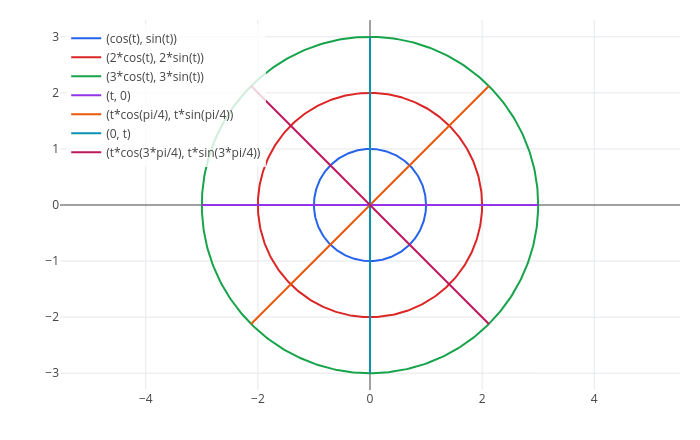

Write notebook code for a chart like this one.
### Markdown cell above
The *space* is the same flat plane, but the *metric components* are different: $g_{\phi\phi} = r^2$ is not constant.
That is the first big lesson: **metric components depend on the coordinates**, so we must be careful when we ask
whether a space is curved. (Part 4 gives the coordinate-independent answer.)

Here is what the polar coordinate grid looks like. The circles are lines of constant $r$, the rays lines of constant
$\phi$:

### Code cell
c1 = parametric(cos(t), sin(t), t, 0, 2*pi);
c2 = parametric(2*cos(t), 2*sin(t), t, 0, 2*pi);
c3 = parametric(3*cos(t), 3*sin(t), t, 0, 2*pi);
l1 = parametric(t, 0, t, -3, 3);
l2 = parametric(t*cos(pi/4), t*sin(pi/4), t, -3, 3);
l3 = parametric(0, t, t, -3, 3);
l4 = parametric(t*cos(3*pi/4), t*sin(3*pi/4), t, -3, 3);
show(c1, c2, c3, l1, l2, l3, l4)

### Figure 1 — Plotly figure (JSON) as saved in the notebook; plotly's stock layout.template omitted (floating-point values rounded to 4 significant figures; data arrays with more than 128 entries replaced by an {"elided": "..."} marker saying what was removed)
{"data": [{"line": {"color": "#2563eb", "width": 2}, "mode": "lines", "name": "(cos(t), sin(t))", "type": "scatter", "x": {"elided": "402 float values"}, "y": {"elided": "402 float values"}}, {"line": {"color": "#dc2626", "width": 2}, "mode": "lines", "name": "(2*cos(t), 2*sin(t))", "type": "scatter", "x": {"elided": "402 float values"}, "y": {"elided": "402 float values"}}, {"line": {"color": "#16a34a", "width": 2}, "mode": "lines", "name": "(3*cos(t), 3*sin(t))", "type": "scatter", "x": {"elided": "402 float values"}, "y": {"elided": "402 float values"}}, {"line": {"color": "#9333ea", "width": 2}, "mode": "lines", "name": "(t, 0)", "type": "scatter", "x": {"elided": "402 float values"}, "y": {"elided": "402 int values"}}, {"line": {"color": "#ea580c", "width": 2}, "mode": "lines", "name": "(t*cos(pi/4), t*sin(pi/4))", "type": "scatter", "x": {"elided": "402 float values"}, "y": {"elided": "402 float values"}}, {"line": {"color": "#0891b2", "width": 2}, "mode": "lines", "name": "(0, t)", "type": "scatter", "x": {"elided": "402 int values"}, "y": {"elided": "402 float values"}}, {"line": {"color": "#be185d", "width": 2}, "mode": "lines", "name": "(t*cos(3*pi/4), t*sin(3*pi/4))", "type": "scatter", "x": {"elided": "402 float values"}, "y": {"elided": "402 float values"}}], "layout": {"height": 440, "legend": {"bgcolor": "rgba(255,255,255,0.8)", "x": 0.01, "y": 0.99}, "margin": {"b": 50, "l": 60, "r": 20, "t": 20}, "showlegend": true, "title": {"text": ""}, "width": 700, "xaxis": {"title": {"text": ""}, "zeroline": true}, "yaxis": {"range": [-3.3, 3.3], "scaleanchor": "x", "scaleratio": 1, "title": {"text": ""}, "zeroline": true}}}
